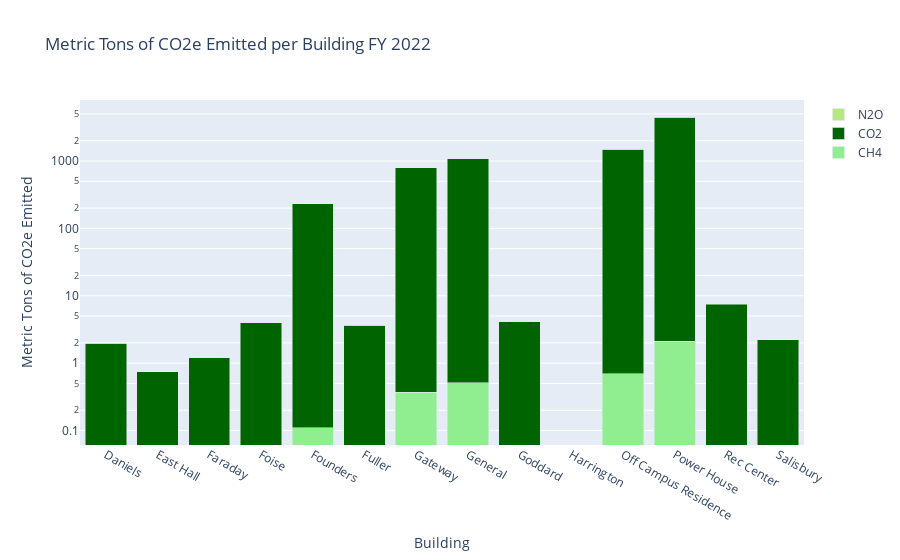

Write notebook code for a chart like this one.
### Markdown cell above
In the WPI data, we can observe which buildings around campus emit the most GHGs

### Code cell
import plotly.graph_objects as go

# Group by both 'Building' and 'Pollutant', then sum the 'Metric Tons of CO2e Emitted'
grouped_data = df.groupby(['Building', 'Pollutant'])['Metric Tons of CO2e Emitted'].sum().reset_index()

# Pivot the data to have 'Building' as index, 'Pollutant' as columns, and 'Metric Tons of CO2e Emitted' as values
pivot_data = grouped_data.pivot(index='Building', columns='Pollutant', values='Metric Tons of CO2e Emitted')

# Define the list of colors for the pollutants
colors = ['lightgreen', 'darkgreen', '#B6E880']

# Create traces for each pollutant
data = []
for i, pollutant in enumerate(pivot_data.columns):
    trace = go.Bar(
        x=pivot_data.index,
        y=pivot_data[pollutant],
        name=pollutant,
        marker=dict(color=colors[i]),
    )
    data.append(trace)

# Define layout
layout = go.Layout(
    title='Metric Tons of CO2e Emitted per Building FY 2022',
    xaxis=dict(title='Building'),
    yaxis=dict(title='Metric Tons of CO2e Emitted', type='log'),
    barmode='stack',
)

# Create figure
fig = go.Figure(data=data, layout=layout)

# Show plot
fig.show()

### Figure 1 — Plotly figure (JSON) as saved in the notebook; plotly's stock layout.template omitted (floating-point values rounded to 4 significant figures)
{"data": [{"marker": {"color": "lightgreen"}, "name": "CH4", "type": "bar", "x": ["Daniels", "East Hall", "Faraday", "Foise", "Founders", "Fuller", "Gateway", "General ", "Goddard", "Harrington", "Off Campus Residence", "Power House", "Rec Center", "Salisbury"], "y": [0, 0, 0, 0, 0.11, 0, 0.37, 0.51, 0, 0, 0.7, 2.1, 0, 0]}, {"marker": {"color": "darkgreen"}, "name": "CO2", "type": "bar", "x": ["Daniels", "East Hall", "Faraday", "Foise", "Founders", "Fuller", "Gateway", "General ", "Goddard", "Harrington", "Off Campus Residence", "Power House", "Rec Center", "Salisbury"], "y": [1.97, 0.74, 1.21, 3.96, 231.2, 3.66, 794.2, 1084.0, 4.13, 0, 1487.0, 4452.0, 7.52, 2.23]}, {"marker": {"color": "#B6E880"}, "name": "N2O", "type": "bar", "x": ["Daniels", "East Hall", "Faraday", "Foise", "Founders", "Fuller", "Gateway", "General ", "Goddard", "Harrington", "Off Campus Residence", "Power House", "Rec Center", "Salisbury"], "y": [0, 0, 0, 0, 0.13, 0, 0.42, 0.32, 0, 0, 0.81, 2.42, null, 0]}], "layout": {"barmode": "stack", "title": {"text": "Metric Tons of CO2e Emitted per Building FY 2022"}, "xaxis": {"title": {"text": "Building"}}, "yaxis": {"title": {"text": "Metric Tons of CO2e Emitted"}, "type": "log"}}}
